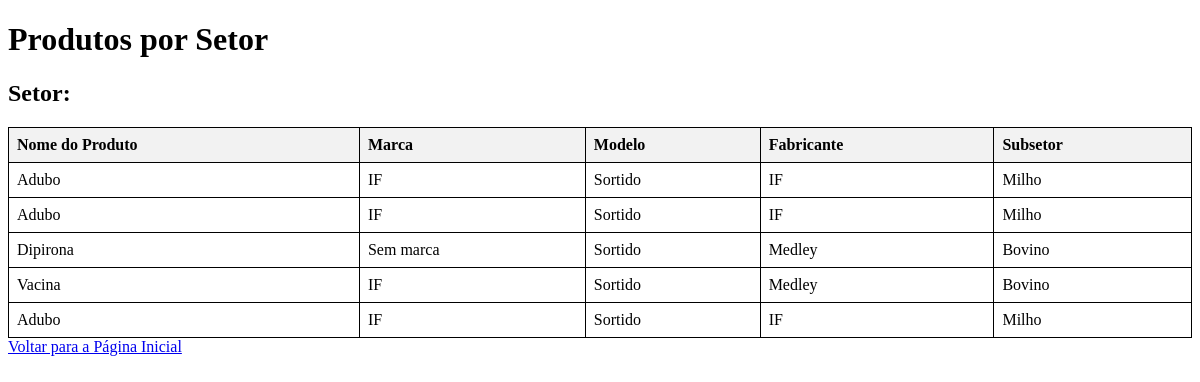
The app's page /setor/1/produtos/ with its own data.
### app/models.py (models this page shows, shortened)
class Produto(models.Model):
    nome_produto = models.CharField(max_length=100)
    marca = models.ForeignKey(Marca, related_name='produtos', on_delete=models.CASCADE)
    modelo = models.ForeignKey(Modelo, related_name='produtos', on_delete=models.CASCADE)
    fabricante = models.ForeignKey(Fabricante, related_name='produtos', on_delete=models.CASCADE)

class Marca(models.Model):
    nome_marca = models.CharField(max_length=100)

class Modelo(models.Model):
    nome_modelo = models.CharField(max_length=100)

class Fabricante(models.Model):
    nome_fabricante = models.CharField(max_length=100)

class DetalheProduto(models.Model):
    produto = models.ForeignKey(Produto, related_name='detalhes', on_delete=models.CASCADE)
    unidade_produto = models.IntegerField(default=0)
    cor_produto = models.CharField(max_length=100)
    sabor_produto = models.CharField(max_length=100)
    quantidade_embalagem_produto = models.IntegerField(default=0)
    tipo_embalagem_produto = models.ForeignKey(TipoEmbalagem, related_name='produtos', on_delete=models.CASCADE)
    quantidade_produto = models.IntegerField(default=0)
    preco_custo_produto = models.DecimalField(max_digits=10, decimal_places=2)
    preco_venda_produto = models.DecimalField(max_digits=10, decimal_places=2)
    subsetor = models.ForeignKey(Subsector, related_name='produtos', on_delete=models.CASCADE)

class Subsector(models.Model):
    setor = models.ForeignKey(Sector, related_name='sub_setores', on_delete=models.CASCADE)
    nome_sub_setor = models.CharField(max_length=100)
    quantidade = models.IntegerField(default=0)

### app/views.py (the view)
# urls.py: path('setor/<int:setor_id>/produtos/', views.ProdutosPorSetorListView.as_view(), name='produtos-por-setor'),
class ProdutosPorSetorListView(ListView):
    model = Produto
    template_name = 'produtos_por_setor.html'
    def get_queryset(self):
        setor_id = self.kwargs['setor_id']
        return Produto.objects.filter(detalhes__subsetor__setor_id=setor_id)

### app/templates/produtos_por_setor.html (shortened to what this page needs)
<!DOCTYPE html>
<html>
<head>
</head>
<body>
    <h1>Produtos por Setor</h1>
    <h2>Setor: {{ setor.nome_setor }}</h2>
    <table>
        <tr>
            <th>Nome do Produto</th>
            <th>Marca</th>
            <th>Modelo</th>
            <th>Fabricante</th>
            <th>Subsetor</th>
        </tr>
        {% for produto in object_list %}
            <tr>
                <td>{{ produto.nome_produto }}</td>
                <td>{{ produto.marca.nome_marca }}</td>
                <td>{{ produto.modelo.nome_modelo }}</td>
                <td>{{ produto.fabricante.nome_fabricante }}</td>
                <td>{{ produto.detalhes.first.subsetor.nome_sub_setor }}</td>
            </tr>
        {% empty %}
            <tr>
                <td colspan="5">Nenhum produto encontrado para este setor.</td>
            </tr>
        {% endfor %}
    </table>
    <a href="{% url 'home' %}">Voltar para a Página Inicial</a>
</body>
</html>

### app/templates/produtos_por_setor.html (style rules this page uses)
table { width: 100%; border-collapse: collapse; }
table, th, td { border: 1px solid black; }
th, td { padding: 8px; text-align: left; }
th { background-color: #f2f2f2; }

### records on screen
Produto: nome_produto "Adubo", marca.nome_marca "IF", modelo.nome_modelo "Sortido", fabricante.nome_fabricante "IF", detalhes.first.subsetor.nome_sub_setor "Milho"
Produto: nome_produto "Dipirona", marca.nome_marca "Sem marca", modelo.nome_modelo "Sortido", fabricante.nome_fabricante "Medley", detalhes.first.subsetor.nome_sub_setor "Bovino"
Produto: nome_produto "Vacina", marca.nome_marca "IF", modelo.nome_modelo "Sortido", fabricante.nome_fabricante "Medley", detalhes.first.subsetor.nome_sub_setor "Bovino"
